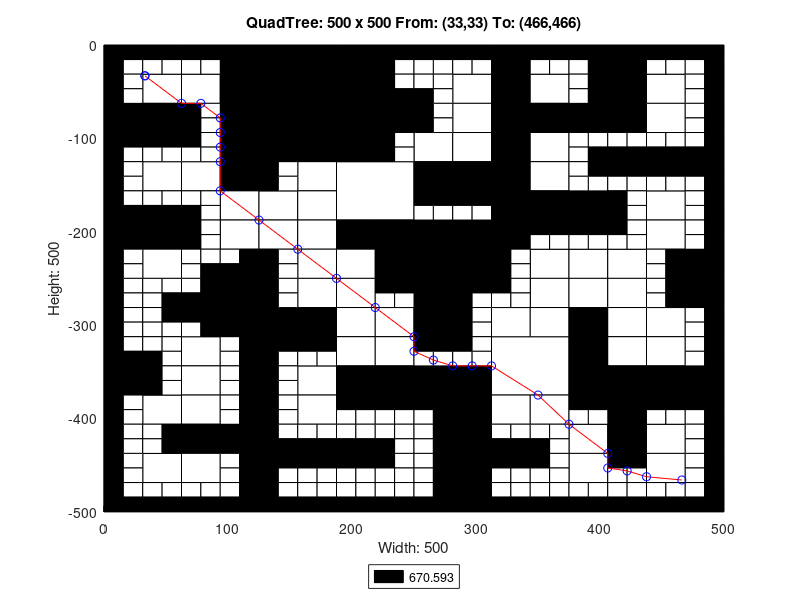

The MATLAB source for this figure:
axis([0 500 -500 0]);
title('QuadTree: 500 x 500 From: (33,33) To: (466,466)');
xlabel('Width: 500');
ylabel('Height: 500');
rectangle('Position',[125 -62.5 62.5 62.5], 'FaceColor',[0 0 0]);
rectangle('Position',[125 -125 62.5 62.5], 'FaceColor',[0 0 0]);
rectangle('Position',[187.5 -187.5 62.5 62.5], 'FaceColor',[1 1 1]);
rectangle('Position',[250 -250 62.5 62.5], 'FaceColor',[0 0 0]);
rectangle('Position',[312.5 -375 62.5 62.5], 'FaceColor',[1 1 1]);
rectangle('Position',[31.25 -62.5 31.25 31.25], 'FaceColor',[1 1 1]);
rectangle('Position',[93.75 -31.25 31.25 31.25], 'FaceColor',[0 0 0]);
rectangle('Position',[62.5 -62.5 31.25 31.25], 'FaceColor',[1 1 1]);
rectangle('Position',[93.75 -62.5 31.25 31.25], 'FaceColor',[0 0 0]);
rectangle('Position',[0 -93.75 31.25 31.25], 'FaceColor',[0 0 0]);
rectangle('Position',[31.25 -93.75 31.25 31.25], 'FaceColor',[0 0 0]);
rectangle('Position',[93.75 -93.75 31.25 31.25], 'FaceColor',[0 0 0]);
rectangle('Position',[93.75 -125 31.25 31.25], 'FaceColor',[0 0 0]);
rectangle('Position',[187.5 -31.25 31.25 31.25], 'FaceColor',[0 0 0]);
rectangle('Position',[187.5 -62.5 31.25 31.25], 'FaceColor',[0 0 0]);
rectangle('Position',[187.5 -93.75 31.25 31.25], 'FaceColor',[0 0 0]);
rectangle('Position',[218.75 -93.75 31.25 31.25], 'FaceColor',[0 0 0]);
rectangle('Position',[187.5 -125 31.25 31.25], 'FaceColor',[0 0 0]);
rectangle('Position',[31.25 -156.25 31.25 31.25], 'FaceColor',[1 1 1]);
rectangle('Position',[62.5 -156.25 31.25 31.25], 'FaceColor',[1 1 1]);
rectangle('Position',[93.75 -156.25 31.25 31.25], 'FaceColor',[0 0 0]);
rectangle('Position',[93.75 -187.5 31.25 31.25], 'FaceColor',[1 1 1]);
rectangle('Position',[0 -218.75 31.25 31.25], 'FaceColor',[0 0 0]);
rectangle('Position',[31.25 -218.75 31.25 31.25], 'FaceColor',[0 0 0]);
rectangle('Position',[31.25 -250 31.25 31.25], 'FaceColor',[1 1 1]);
rectangle('Position',[93.75 -218.75 31.25 31.25], 'FaceColor',[1 1 1]);
rectangle('Position',[156.25 -156.25 31.25 31.25], 'FaceColor',[1 1 1]);
rectangle('Position',[125 -187.5 31.25 31.25], 'FaceColor',[1 1 1]);
rectangle('Position',[156.25 -187.5 31.25 31.25], 'FaceColor',[1 1 1]);
rectangle('Position',[125 -218.75 31.25 31.25], 'FaceColor',[1 1 1]);
rectangle('Position',[156.25 -218.75 31.25 31.25], 'FaceColor',[1 1 1]);
rectangle('Position',[156.25 -250 31.25 31.25], 'FaceColor',[1 1 1]);
rectangle('Position',[187.5 -218.75 31.25 31.25], 'FaceColor',[0 0 0]);
rectangle('Position',[218.75 -218.75 31.25 31.25], 'FaceColor',[0 0 0]);
rectangle('Position',[187.5 -250 31.25 31.25], 'FaceColor',[1 1 1]);
rectangle('Position',[218.75 -250 31.25 31.25], 'FaceColor',[0 0 0]);
rectangle('Position',[281.25 -62.5 31.25 31.25], 'FaceColor',[1 1 1]);
rectangle('Position',[312.5 -31.25 31.25 31.25], 'FaceColor',[0 0 0]);
rectangle('Position',[312.5 -62.5 31.25 31.25], 'FaceColor',[0 0 0]);
rectangle('Position',[343.75 -62.5 31.25 31.25], 'FaceColor',[1 1 1]);
rectangle('Position',[281.25 -93.75 31.25 31.25], 'FaceColor',[1 1 1]);
rectangle('Position',[250 -125 31.25 31.25], 'FaceColor',[1 1 1]);
rectangle('Position',[281.25 -125 31.25 31.25], 'FaceColor',[1 1 1]);
rectangle('Position',[312.5 -93.75 31.25 31.25], 'FaceColor',[0 0 0]);
rectangle('Position',[343.75 -93.75 31.25 31.25], 'FaceColor',[0 0 0]);
rectangle('Position',[312.5 -125 31.25 31.25], 'FaceColor',[0 0 0]);
rectangle('Position',[343.75 -125 31.25 31.25], 'FaceColor',[1 1 1]);
rectangle('Position',[406.25 -31.25 31.25 31.25], 'FaceColor',[0 0 0]);
rectangle('Position',[406.25 -62.5 31.25 31.25], 'FaceColor',[0 0 0]);
rectangle('Position',[437.5 -62.5 31.25 31.25], 'FaceColor',[1 1 1]);
rectangle('Position',[375 -93.75 31.25 31.25], 'FaceColor',[0 0 0]);
rectangle('Position',[406.25 -93.75 31.25 31.25], 'FaceColor',[0 0 0]);
rectangle('Position',[437.5 -93.75 31.25 31.25], 'FaceColor',[1 1 1]);
rectangle('Position',[250 -156.25 31.25 31.25], 'FaceColor',[0 0 0]);
rectangle('Position',[281.25 -156.25 31.25 31.25], 'FaceColor',[0 0 0]);
rectangle('Position',[312.5 -156.25 31.25 31.25], 'FaceColor',[0 0 0]);
rectangle('Position',[343.75 -156.25 31.25 31.25], 'FaceColor',[1 1 1]);
rectangle('Position',[312.5 -187.5 31.25 31.25], 'FaceColor',[0 0 0]);
rectangle('Position',[343.75 -187.5 31.25 31.25], 'FaceColor',[0 0 0]);
rectangle('Position',[312.5 -218.75 31.25 31.25], 'FaceColor',[0 0 0]);
rectangle('Position',[343.75 -250 31.25 31.25], 'FaceColor',[1 1 1]);
rectangle('Position',[375 -187.5 31.25 31.25], 'FaceColor',[0 0 0]);
rectangle('Position',[437.5 -187.5 31.25 31.25], 'FaceColor',[1 1 1]);
rectangle('Position',[375 -250 31.25 31.25], 'FaceColor',[1 1 1]);
rectangle('Position',[406.25 -250 31.25 31.25], 'FaceColor',[1 1 1]);
rectangle('Position',[437.5 -218.75 31.25 31.25], 'FaceColor',[1 1 1]);
rectangle('Position',[468.75 -250 31.25 31.25], 'FaceColor',[0 0 0]);
rectangle('Position',[93.75 -281.25 31.25 31.25], 'FaceColor',[0 0 0]);
rectangle('Position',[93.75 -312.5 31.25 31.25], 'FaceColor',[0 0 0]);
rectangle('Position',[0 -375 31.25 31.25], 'FaceColor',[0 0 0]);
rectangle('Position',[62.5 -343.75 31.25 31.25], 'FaceColor',[1 1 1]);
rectangle('Position',[62.5 -375 31.25 31.25], 'FaceColor',[1 1 1]);
rectangle('Position',[156.25 -281.25 31.25 31.25], 'FaceColor',[1 1 1]);
rectangle('Position',[125 -312.5 31.25 31.25], 'FaceColor',[0 0 0]);
rectangle('Position',[156.25 -312.5 31.25 31.25], 'FaceColor',[0 0 0]);
rectangle('Position',[187.5 -281.25 31.25 31.25], 'FaceColor',[1 1 1]);
rectangle('Position',[187.5 -312.5 31.25 31.25], 'FaceColor',[1 1 1]);
rectangle('Position',[218.75 -312.5 31.25 31.25], 'FaceColor',[1 1 1]);
rectangle('Position',[156.25 -375 31.25 31.25], 'FaceColor',[1 1 1]);
rectangle('Position',[187.5 -343.75 31.25 31.25], 'FaceColor',[1 1 1]);
rectangle('Position',[218.75 -343.75 31.25 31.25], 'FaceColor',[1 1 1]);
rectangle('Position',[187.5 -375 31.25 31.25], 'FaceColor',[0 0 0]);
rectangle('Position',[218.75 -375 31.25 31.25], 'FaceColor',[0 0 0]);
rectangle('Position',[31.25 -406.25 31.25 31.25], 'FaceColor',[1 1 1]);
rectangle('Position',[62.5 -406.25 31.25 31.25], 'FaceColor',[1 1 1]);
rectangle('Position',[62.5 -437.5 31.25 31.25], 'FaceColor',[0 0 0]);
rectangle('Position',[93.75 -437.5 31.25 31.25], 'FaceColor',[0 0 0]);
rectangle('Position',[31.25 -468.75 31.25 31.25], 'FaceColor',[1 1 1]);
rectangle('Position',[62.5 -468.75 31.25 31.25], 'FaceColor',[1 1 1]);
rectangle('Position',[156.25 -406.25 31.25 31.25], 'FaceColor',[1 1 1]);
rectangle('Position',[250 -281.25 31.25 31.25], 'FaceColor',[0 0 0]);
rectangle('Position',[250 -312.5 31.25 31.25], 'FaceColor',[0 0 0]);
rectangle('Position',[343.75 -281.25 31.25 31.25], 'FaceColor',[1 1 1]);
rectangle('Position',[312.5 -312.5 31.25 31.25], 'FaceColor',[1 1 1]);
rectangle('Position',[343.75 -312.5 31.25 31.25], 'FaceColor',[1 1 1]);
rectangle('Position',[250 -375 31.25 31.25], 'FaceColor',[0 0 0]);
rectangle('Position',[281.25 -375 31.25 31.25], 'FaceColor',[0 0 0]);
rectangle('Position',[375 -281.25 31.25 31.25], 'FaceColor',[1 1 1]);
rectangle('Position',[406.25 -281.25 31.25 31.25], 'FaceColor',[1 1 1]);
rectangle('Position',[375 -312.5 31.25 31.25], 'FaceColor',[0 0 0]);
rectangle('Position',[406.25 -312.5 31.25 31.25], 'FaceColor',[1 1 1]);
rectangle('Position',[468.75 -281.25 31.25 31.25], 'FaceColor',[0 0 0]);
rectangle('Position',[437.5 -312.5 31.25 31.25], 'FaceColor',[1 1 1]);
rectangle('Position',[375 -343.75 31.25 31.25], 'FaceColor',[0 0 0]);
rectangle('Position',[406.25 -343.75 31.25 31.25], 'FaceColor',[1 1 1]);
rectangle('Position',[375 -375 31.25 31.25], 'FaceColor',[0 0 0]);
rectangle('Position',[406.25 -375 31.25 31.25], 'FaceColor',[0 0 0]);
rectangle('Position',[437.5 -343.75 31.25 31.25], 'FaceColor',[1 1 1]);
rectangle('Position',[437.5 -375 31.25 31.25], 'FaceColor',[0 0 0]);
rectangle('Position',[468.75 -375 31.25 31.25], 'FaceColor',[0 0 0]);
rectangle('Position',[281.25 -406.25 31.25 31.25], 'FaceColor',[0 0 0]);
rectangle('Position',[281.25 -437.5 31.25 31.25], 'FaceColor',[0 0 0]);
rectangle('Position',[312.5 -406.25 31.25 31.25], 'FaceColor',[1 1 1]);
rectangle('Position',[343.75 -406.25 31.25 31.25], 'FaceColor',[1 1 1]);
rectangle('Position',[281.25 -468.75 31.25 31.25], 'FaceColor',[0 0 0]);
rectangle('Position',[281.25 -500 31.25 31.25], 'FaceColor',[0 0 0]);
rectangle('Position',[406.25 -406.25 31.25 31.25], 'FaceColor',[0 0 0]);
rectangle('Position',[375 -437.5 31.25 31.25], 'FaceColor',[1 1 1]);
rectangle('Position',[406.25 -437.5 31.25 31.25], 'FaceColor',[0 0 0]);
rectangle('Position',[437.5 -437.5 31.25 31.25], 'FaceColor',[1 1 1]);
rectangle('Position',[375 -468.75 31.25 31.25], 'FaceColor',[1 1 1]);
rectangle('Position',[437.5 -468.75 31.25 31.25], 'FaceColor',[1 1 1]);
rectangle('Position',[0 -15.625 15.625 15.625], 'FaceColor',[0 0 0]);
rectangle('Position',[15.625 -15.625 15.625 15.625], 'FaceColor',[0 0 0]);
rectangle('Position',[0 -31.25 15.625 15.625], 'FaceColor',[0 0 0]);
rectangle('Position',[15.625 -31.25 15.625 15.625], 'FaceColor',[1 1 1]);
rectangle('Position',[31.25 -15.625 15.625 15.625], 'FaceColor',[0 0 0]);
rectangle('Position',[46.875 -15.625 15.625 15.625], 'FaceColor',[0 0 0]);
rectangle('Position',[31.25 -31.25 15.625 15.625], 'FaceColor',[1 1 1]);
rectangle('Position',[46.875 -31.25 15.625 15.625], 'FaceColor',[1 1 1]);
rectangle('Position',[0 -46.875 15.625 15.625], 'FaceColor',[0 0 0]);
rectangle('Position',[15.625 -46.875 15.625 15.625], 'FaceColor',[1 1 1]);
rectangle('Position',[0 -62.5 15.625 15.625], 'FaceColor',[0 0 0]);
rectangle('Position',[15.625 -62.5 15.625 15.625], 'FaceColor',[1 1 1]);
rectangle('Position',[62.5 -15.625 15.625 15.625], 'FaceColor',[0 0 0]);
rectangle('Position',[78.125 -15.625 15.625 15.625], 'FaceColor',[0 0 0]);
rectangle('Position',[62.5 -31.25 15.625 15.625], 'FaceColor',[1 1 1]);
rectangle('Position',[78.125 -31.25 15.625 15.625], 'FaceColor',[1 1 1]);
rectangle('Position',[0 -109.375 15.625 15.625], 'FaceColor',[0 0 0]);
rectangle('Position',[15.625 -109.375 15.625 15.625], 'FaceColor',[0 0 0]);
rectangle('Position',[0 -125 15.625 15.625], 'FaceColor',[0 0 0]);
rectangle('Position',[15.625 -125 15.625 15.625], 'FaceColor',[1 1 1]);
rectangle('Position',[31.25 -109.375 15.625 15.625], 'FaceColor',[0 0 0]);
rectangle('Position',[46.875 -109.375 15.625 15.625], 'FaceColor',[0 0 0]);
rectangle('Position',[31.25 -125 15.625 15.625], 'FaceColor',[1 1 1]);
rectangle('Position',[46.875 -125 15.625 15.625], 'FaceColor',[1 1 1]);
rectangle('Position',[62.5 -78.125 15.625 15.625], 'FaceColor',[0 0 0]);
rectangle('Position',[78.125 -78.125 15.625 15.625], 'FaceColor',[1 1 1]);
rectangle('Position',[62.5 -93.75 15.625 15.625], 'FaceColor',[0 0 0]);
rectangle('Position',[78.125 -93.75 15.625 15.625], 'FaceColor',[1 1 1]);
rectangle('Position',[62.5 -109.375 15.625 15.625], 'FaceColor',[0 0 0]);
rectangle('Position',[78.125 -109.375 15.625 15.625], 'FaceColor',[1 1 1]);
rectangle('Position',[62.5 -125 15.625 15.625], 'FaceColor',[1 1 1]);
rectangle('Position',[78.125 -125 15.625 15.625], 'FaceColor',[1 1 1]);
rectangle('Position',[218.75 -15.625 15.625 15.625], 'FaceColor',[0 0 0]);
rectangle('Position',[234.375 -15.625 15.625 15.625], 'FaceColor',[0 0 0]);
rectangle('Position',[218.75 -31.25 15.625 15.625], 'FaceColor',[0 0 0]);
rectangle('Position',[234.375 -31.25 15.625 15.625], 'FaceColor',[1 1 1]);
rectangle('Position',[218.75 -46.875 15.625 15.625], 'FaceColor',[0 0 0]);
rectangle('Position',[234.375 -46.875 15.625 15.625], 'FaceColor',[1 1 1]);
rectangle('Position',[218.75 -62.5 15.625 15.625], 'FaceColor',[0 0 0]);
rectangle('Position',[234.375 -62.5 15.625 15.625], 'FaceColor',[0 0 0]);
rectangle('Position',[218.75 -109.375 15.625 15.625], 'FaceColor',[0 0 0]);
rectangle('Position',[234.375 -109.375 15.625 15.625], 'FaceColor',[1 1 1]);
rectangle('Position',[218.75 -125 15.625 15.625], 'FaceColor',[0 0 0]);
rectangle('Position',[234.375 -125 15.625 15.625], 'FaceColor',[1 1 1]);
rectangle('Position',[0 -140.625 15.625 15.625], 'FaceColor',[0 0 0]);
rectangle('Position',[15.625 -140.625 15.625 15.625], 'FaceColor',[1 1 1]);
rectangle('Position',[0 -156.25 15.625 15.625], 'FaceColor',[0 0 0]);
rectangle('Position',[15.625 -156.25 15.625 15.625], 'FaceColor',[1 1 1]);
rectangle('Position',[0 -171.875 15.625 15.625], 'FaceColor',[0 0 0]);
rectangle('Position',[15.625 -171.875 15.625 15.625], 'FaceColor',[1 1 1]);
rectangle('Position',[0 -187.5 15.625 15.625], 'FaceColor',[0 0 0]);
rectangle('Position',[15.625 -187.5 15.625 15.625], 'FaceColor',[0 0 0]);
rectangle('Position',[31.25 -171.875 15.625 15.625], 'FaceColor',[1 1 1]);
rectangle('Position',[46.875 -171.875 15.625 15.625], 'FaceColor',[1 1 1]);
rectangle('Position',[31.25 -187.5 15.625 15.625], 'FaceColor',[0 0 0]);
rectangle('Position',[46.875 -187.5 15.625 15.625], 'FaceColor',[0 0 0]);
rectangle('Position',[62.5 -171.875 15.625 15.625], 'FaceColor',[1 1 1]);
rectangle('Position',[78.125 -171.875 15.625 15.625], 'FaceColor',[1 1 1]);
rectangle('Position',[62.5 -187.5 15.625 15.625], 'FaceColor',[0 0 0]);
rectangle('Position',[78.125 -187.5 15.625 15.625], 'FaceColor',[1 1 1]);
rectangle('Position',[0 -234.375 15.625 15.625], 'FaceColor',[0 0 0]);
rectangle('Position',[15.625 -234.375 15.625 15.625], 'FaceColor',[1 1 1]);
rectangle('Position',[0 -250 15.625 15.625], 'FaceColor',[0 0 0]);
rectangle('Position',[15.625 -250 15.625 15.625], 'FaceColor',[1 1 1]);
rectangle('Position',[62.5 -203.125 15.625 15.625], 'FaceColor',[0 0 0]);
rectangle('Position',[78.125 -203.125 15.625 15.625], 'FaceColor',[1 1 1]);
rectangle('Position',[62.5 -218.75 15.625 15.625], 'FaceColor',[0 0 0]);
rectangle('Position',[78.125 -218.75 15.625 15.625], 'FaceColor',[1 1 1]);
rectangle('Position',[62.5 -234.375 15.625 15.625], 'FaceColor',[1 1 1]);
rectangle('Position',[78.125 -234.375 15.625 15.625], 'FaceColor',[1 1 1]);
rectangle('Position',[62.5 -250 15.625 15.625], 'FaceColor',[1 1 1]);
rectangle('Position',[78.125 -250 15.625 15.625], 'FaceColor',[0 0 0]);
rectangle('Position',[93.75 -234.375 15.625 15.625], 'FaceColor',[1 1 1]);
rectangle('Position',[109.375 -234.375 15.625 15.625], 'FaceColor',[0 0 0]);
rectangle('Position',[93.75 -250 15.625 15.625], 'FaceColor',[0 0 0]);
rectangle('Position',[109.375 -250 15.625 15.625], 'FaceColor',[0 0 0]);
rectangle('Position',[125 -140.625 15.625 15.625], 'FaceColor',[0 0 0]);
rectangle('Position',[140.625 -140.625 15.625 15.625], 'FaceColor',[1 1 1]);
rectangle('Position',[125 -156.25 15.625 15.625], 'FaceColor',[0 0 0]);
rectangle('Position',[140.625 -156.25 15.625 15.625], 'FaceColor',[1 1 1]);
rectangle('Position',[125 -234.375 15.625 15.625], 'FaceColor',[0 0 0]);
rectangle('Position',[140.625 -234.375 15.625 15.625], 'FaceColor',[1 1 1]);
rectangle('Position',[125 -250 15.625 15.625], 'FaceColor',[0 0 0]);
rectangle('Position',[140.625 -250 15.625 15.625], 'FaceColor',[1 1 1]);
rectangle('Position',[250 -15.625 15.625 15.625], 'FaceColor',[0 0 0]);
rectangle('Position',[265.625 -15.625 15.625 15.625], 'FaceColor',[0 0 0]);
rectangle('Position',[250 -31.25 15.625 15.625], 'FaceColor',[1 1 1]);
rectangle('Position',[265.625 -31.25 15.625 15.625], 'FaceColor',[1 1 1]);
rectangle('Position',[281.25 -15.625 15.625 15.625], 'FaceColor',[0 0 0]);
rectangle('Position',[296.875 -15.625 15.625 15.625], 'FaceColor',[0 0 0]);
rectangle('Position',[281.25 -31.25 15.625 15.625], 'FaceColor',[1 1 1]);
rectangle('Position',[296.875 -31.25 15.625 15.625], 'FaceColor',[1 1 1]);
rectangle('Position',[250 -46.875 15.625 15.625], 'FaceColor',[1 1 1]);
rectangle('Position',[265.625 -46.875 15.625 15.625], 'FaceColor',[1 1 1]);
rectangle('Position',[250 -62.5 15.625 15.625], 'FaceColor',[0 0 0]);
rectangle('Position',[265.625 -62.5 15.625 15.625], 'FaceColor',[1 1 1]);
rectangle('Position',[343.75 -15.625 15.625 15.625], 'FaceColor',[0 0 0]);
rectangle('Position',[359.375 -15.625 15.625 15.625], 'FaceColor',[0 0 0]);
rectangle('Position',[343.75 -31.25 15.625 15.625], 'FaceColor',[1 1 1]);
rectangle('Position',[359.375 -31.25 15.625 15.625], 'FaceColor',[1 1 1]);
rectangle('Position',[250 -78.125 15.625 15.625], 'FaceColor',[0 0 0]);
rectangle('Position',[265.625 -78.125 15.625 15.625], 'FaceColor',[1 1 1]);
rectangle('Position',[250 -93.75 15.625 15.625], 'FaceColor',[0 0 0]);
rectangle('Position',[265.625 -93.75 15.625 15.625], 'FaceColor',[1 1 1]);
rectangle('Position',[375 -15.625 15.625 15.625], 'FaceColor',[0 0 0]);
rectangle('Position',[390.625 -15.625 15.625 15.625], 'FaceColor',[0 0 0]);
rectangle('Position',[375 -31.25 15.625 15.625], 'FaceColor',[1 1 1]);
rectangle('Position',[390.625 -31.25 15.625 15.625], 'FaceColor',[0 0 0]);
rectangle('Position',[375 -46.875 15.625 15.625], 'FaceColor',[1 1 1]);
rectangle('Position',[390.625 -46.875 15.625 15.625], 'FaceColor',[0 0 0]);
rectangle('Position',[375 -62.5 15.625 15.625], 'FaceColor',[1 1 1]);
rectangle('Position',[390.625 -62.5 15.625 15.625], 'FaceColor',[0 0 0]);
rectangle('Position',[437.5 -15.625 15.625 15.625], 'FaceColor',[0 0 0]);
rectangle('Position',[453.125 -15.625 15.625 15.625], 'FaceColor',[0 0 0]);
rectangle('Position',[437.5 -31.25 15.625 15.625], 'FaceColor',[1 1 1]);
rectangle('Position',[453.125 -31.25 15.625 15.625], 'FaceColor',[1 1 1]);
rectangle('Position',[468.75 -15.625 15.625 15.625], 'FaceColor',[0 0 0]);
rectangle('Position',[484.375 -15.625 15.625 15.625], 'FaceColor',[0 0 0]);
rectangle('Position',[468.75 -31.25 15.625 15.625], 'FaceColor',[1 1 1]);
rectangle('Position',[484.375 -31.25 15.625 15.625], 'FaceColor',[0 0 0]);
rectangle('Position',[468.75 -46.875 15.625 15.625], 'FaceColor',[1 1 1]);
rectangle('Position',[484.375 -46.875 15.625 15.625], 'FaceColor',[0 0 0]);
rectangle('Position',[468.75 -62.5 15.625 15.625], 'FaceColor',[1 1 1]);
rectangle('Position',[484.375 -62.5 15.625 15.625], 'FaceColor',[0 0 0]);
rectangle('Position',[375 -109.375 15.625 15.625], 'FaceColor',[1 1 1]);
rectangle('Position',[390.625 -109.375 15.625 15.625], 'FaceColor',[1 1 1]);
rectangle('Position',[375 -125 15.625 15.625], 'FaceColor',[1 1 1]);
rectangle('Position',[390.625 -125 15.625 15.625], 'FaceColor',[0 0 0]);
rectangle('Position',[406.25 -109.375 15.625 15.625], 'FaceColor',[1 1 1]);
rectangle('Position',[421.875 -109.375 15.625 15.625], 'FaceColor',[1 1 1]);
rectangle('Position',[406.25 -125 15.625 15.625], 'FaceColor',[0 0 0]);
rectangle('Position',[421.875 -125 15.625 15.625], 'FaceColor',[0 0 0]);
rectangle('Position',[468.75 -78.125 15.625 15.625], 'FaceColor',[1 1 1]);
rectangle('Position',[484.375 -78.125 15.625 15.625], 'FaceColor',[0 0 0]);
rectangle('Position',[468.75 -93.75 15.625 15.625], 'FaceColor',[1 1 1]);
rectangle('Position',[484.375 -93.75 15.625 15.625], 'FaceColor',[0 0 0]);
rectangle('Position',[437.5 -109.375 15.625 15.625], 'FaceColor',[1 1 1]);
rectangle('Position',[453.125 -109.375 15.625 15.625], 'FaceColor',[1 1 1]);
rectangle('Position',[437.5 -125 15.625 15.625], 'FaceColor',[0 0 0]);
rectangle('Position',[453.125 -125 15.625 15.625], 'FaceColor',[0 0 0]);
rectangle('Position',[468.75 -109.375 15.625 15.625], 'FaceColor',[1 1 1]);
rectangle('Position',[484.375 -109.375 15.625 15.625], 'FaceColor',[0 0 0]);
rectangle('Position',[468.75 -125 15.625 15.625], 'FaceColor',[0 0 0]);
rectangle('Position',[484.375 -125 15.625 15.625], 'FaceColor',[0 0 0]);
rectangle('Position',[250 -171.875 15.625 15.625], 'FaceColor',[0 0 0]);
rectangle('Position',[265.625 -171.875 15.625 15.625], 'FaceColor',[0 0 0]);
rectangle('Position',[250 -187.5 15.625 15.625], 'FaceColor',[1 1 1]);
rectangle('Position',[265.625 -187.5 15.625 15.625], 'FaceColor',[1 1 1]);
rectangle('Position',[281.25 -171.875 15.625 15.625], 'FaceColor',[0 0 0]);
rectangle('Position',[296.875 -171.875 15.625 15.625], 'FaceColor',[0 0 0]);
rectangle('Position',[281.25 -187.5 15.625 15.625], 'FaceColor',[1 1 1]);
rectangle('Position',[296.875 -187.5 15.625 15.625], 'FaceColor',[1 1 1]);
rectangle('Position',[343.75 -203.125 15.625 15.625], 'FaceColor',[0 0 0]);
rectangle('Position',[359.375 -203.125 15.625 15.625], 'FaceColor',[0 0 0]);
rectangle('Position',[343.75 -218.75 15.625 15.625], 'FaceColor',[1 1 1]);
rectangle('Position',[359.375 -218.75 15.625 15.625], 'FaceColor',[1 1 1]);
rectangle('Position',[312.5 -234.375 15.625 15.625], 'FaceColor',[0 0 0]);
rectangle('Position',[328.125 -234.375 15.625 15.625], 'FaceColor',[1 1 1]);
rectangle('Position',[312.5 -250 15.625 15.625], 'FaceColor',[0 0 0]);
rectangle('Position',[328.125 -250 15.625 15.625], 'FaceColor',[1 1 1]);
rectangle('Position',[375 -140.625 15.625 15.625], 'FaceColor',[1 1 1]);
rectangle('Position',[390.625 -140.625 15.625 15.625], 'FaceColor',[0 0 0]);
rectangle('Position',[375 -156.25 15.625 15.625], 'FaceColor',[1 1 1]);
rectangle('Position',[390.625 -156.25 15.625 15.625], 'FaceColor',[1 1 1]);
rectangle('Position',[406.25 -140.625 15.625 15.625], 'FaceColor',[0 0 0]);
rectangle('Position',[421.875 -140.625 15.625 15.625], 'FaceColor',[0 0 0]);
rectangle('Position',[406.25 -156.25 15.625 15.625], 'FaceColor',[1 1 1]);
rectangle('Position',[421.875 -156.25 15.625 15.625], 'FaceColor',[1 1 1]);
rectangle('Position',[406.25 -171.875 15.625 15.625], 'FaceColor',[0 0 0]);
rectangle('Position',[421.875 -171.875 15.625 15.625], 'FaceColor',[1 1 1]);
rectangle('Position',[406.25 -187.5 15.625 15.625], 'FaceColor',[0 0 0]);
rectangle('Position',[421.875 -187.5 15.625 15.625], 'FaceColor',[1 1 1]);
rectangle('Position',[437.5 -140.625 15.625 15.625], 'FaceColor',[0 0 0]);
rectangle('Position',[453.125 -140.625 15.625 15.625], 'FaceColor',[0 0 0]);
rectangle('Position',[437.5 -156.25 15.625 15.625], 'FaceColor',[1 1 1]);
rectangle('Position',[453.125 -156.25 15.625 15.625], 'FaceColor',[1 1 1]);
rectangle('Position',[468.75 -140.625 15.625 15.625], 'FaceColor',[0 0 0]);
rectangle('Position',[484.375 -140.625 15.625 15.625], 'FaceColor',[0 0 0]);
rectangle('Position',[468.75 -156.25 15.625 15.625], 'FaceColor',[1 1 1]);
rectangle('Position',[484.375 -156.25 15.625 15.625], 'FaceColor',[0 0 0]);
rectangle('Position',[468.75 -171.875 15.625 15.625], 'FaceColor',[1 1 1]);
rectangle('Position',[484.375 -171.875 15.625 15.625], 'FaceColor',[0 0 0]);
rectangle('Position',[468.75 -187.5 15.625 15.625], 'FaceColor',[1 1 1]);
rectangle('Position',[484.375 -187.5 15.625 15.625], 'FaceColor',[0 0 0]);
rectangle('Position',[375 -203.125 15.625 15.625], 'FaceColor',[0 0 0]);
rectangle('Position',[390.625 -203.125 15.625 15.625], 'FaceColor',[0 0 0]);
rectangle('Position',[375 -218.75 15.625 15.625], 'FaceColor',[1 1 1]);
rectangle('Position',[390.625 -218.75 15.625 15.625], 'FaceColor',[1 1 1]);
rectangle('Position',[406.25 -203.125 15.625 15.625], 'FaceColor',[0 0 0]);
rectangle('Position',[421.875 -203.125 15.625 15.625], 'FaceColor',[1 1 1]);
rectangle('Position',[406.25 -218.75 15.625 15.625], 'FaceColor',[1 1 1]);
rectangle('Position',[421.875 -218.75 15.625 15.625], 'FaceColor',[1 1 1]);
rectangle('Position',[468.75 -203.125 15.625 15.625], 'FaceColor',[1 1 1]);
rectangle('Position',[484.375 -203.125 15.625 15.625], 'FaceColor',[0 0 0]);
rectangle('Position',[468.75 -218.75 15.625 15.625], 'FaceColor',[1 1 1]);
rectangle('Position',[484.375 -218.75 15.625 15.625], 'FaceColor',[0 0 0]);
rectangle('Position',[437.5 -234.375 15.625 15.625], 'FaceColor',[1 1 1]);
rectangle('Position',[453.125 -234.375 15.625 15.625], 'FaceColor',[0 0 0]);
rectangle('Position',[437.5 -250 15.625 15.625], 'FaceColor',[1 1 1]);
rectangle('Position',[453.125 -250 15.625 15.625], 'FaceColor',[0 0 0]);
rectangle('Position',[0 -265.625 15.625 15.625], 'FaceColor',[0 0 0]);
rectangle('Position',[15.625 -265.625 15.625 15.625], 'FaceColor',[1 1 1]);
rectangle('Position',[0 -281.25 15.625 15.625], 'FaceColor',[0 0 0]);
rectangle('Position',[15.625 -281.25 15.625 15.625], 'FaceColor',[1 1 1]);
rectangle('Position',[31.25 -265.625 15.625 15.625], 'FaceColor',[1 1 1]);
rectangle('Position',[46.875 -265.625 15.625 15.625], 'FaceColor',[1 1 1]);
rectangle('Position',[31.25 -281.25 15.625 15.625], 'FaceColor',[1 1 1]);
rectangle('Position',[46.875 -281.25 15.625 15.625], 'FaceColor',[0 0 0]);
rectangle('Position',[0 -296.875 15.625 15.625], 'FaceColor',[0 0 0]);
rectangle('Position',[15.625 -296.875 15.625 15.625], 'FaceColor',[1 1 1]);
rectangle('Position',[0 -312.5 15.625 15.625], 'FaceColor',[0 0 0]);
rectangle('Position',[15.625 -312.5 15.625 15.625], 'FaceColor',[1 1 1]);
rectangle('Position',[31.25 -296.875 15.625 15.625], 'FaceColor',[1 1 1]);
rectangle('Position',[46.875 -296.875 15.625 15.625], 'FaceColor',[0 0 0]);
rectangle('Position',[31.25 -312.5 15.625 15.625], 'FaceColor',[1 1 1]);
rectangle('Position',[46.875 -312.5 15.625 15.625], 'FaceColor',[1 1 1]);
rectangle('Position',[62.5 -265.625 15.625 15.625], 'FaceColor',[1 1 1]);
rectangle('Position',[78.125 -265.625 15.625 15.625], 'FaceColor',[0 0 0]);
rectangle('Position',[62.5 -281.25 15.625 15.625], 'FaceColor',[0 0 0]);
rectangle('Position',[78.125 -281.25 15.625 15.625], 'FaceColor',[0 0 0]);
rectangle('Position',[62.5 -296.875 15.625 15.625], 'FaceColor',[0 0 0]);
rectangle('Position',[78.125 -296.875 15.625 15.625], 'FaceColor',[0 0 0]);
rectangle('Position',[62.5 -312.5 15.625 15.625], 'FaceColor',[1 1 1]);
rectangle('Position',[78.125 -312.5 15.625 15.625], 'FaceColor',[0 0 0]);
rectangle('Position',[0 -328.125 15.625 15.625], 'FaceColor',[0 0 0]);
rectangle('Position',[15.625 -328.125 15.625 15.625], 'FaceColor',[1 1 1]);
rectangle('Position',[0 -343.75 15.625 15.625], 'FaceColor',[0 0 0]);
rectangle('Position',[15.625 -343.75 15.625 15.625], 'FaceColor',[0 0 0]);
rectangle('Position',[31.25 -328.125 15.625 15.625], 'FaceColor',[1 1 1]);
rectangle('Position',[46.875 -328.125 15.625 15.625], 'FaceColor',[1 1 1]);
rectangle('Position',[31.25 -343.75 15.625 15.625], 'FaceColor',[0 0 0]);
rectangle('Position',[46.875 -343.75 15.625 15.625], 'FaceColor',[1 1 1]);
rectangle('Position',[31.25 -359.375 15.625 15.625], 'FaceColor',[0 0 0]);
rectangle('Position',[46.875 -359.375 15.625 15.625], 'FaceColor',[1 1 1]);
rectangle('Position',[31.25 -375 15.625 15.625], 'FaceColor',[0 0 0]);
rectangle('Position',[46.875 -375 15.625 15.625], 'FaceColor',[1 1 1]);
rectangle('Position',[93.75 -328.125 15.625 15.625], 'FaceColor',[1 1 1]);
rectangle('Position',[109.375 -328.125 15.625 15.625], 'FaceColor',[0 0 0]);
rectangle('Position',[93.75 -343.75 15.625 15.625], 'FaceColor',[1 1 1]);
rectangle('Position',[109.375 -343.75 15.625 15.625], 'FaceColor',[0 0 0]);
rectangle('Position',[93.75 -359.375 15.625 15.625], 'FaceColor',[1 1 1]);
rectangle('Position',[109.375 -359.375 15.625 15.625], 'FaceColor',[0 0 0]);
rectangle('Position',[93.75 -375 15.625 15.625], 'FaceColor',[1 1 1]);
rectangle('Position',[109.375 -375 15.625 15.625], 'FaceColor',[0 0 0]);
rectangle('Position',[125 -265.625 15.625 15.625], 'FaceColor',[0 0 0]);
rectangle('Position',[140.625 -265.625 15.625 15.625], 'FaceColor',[1 1 1]);
rectangle('Position',[125 -281.25 15.625 15.625], 'FaceColor',[0 0 0]);
rectangle('Position',[140.625 -281.25 15.625 15.625], 'FaceColor',[1 1 1]);
rectangle('Position',[218.75 -265.625 15.625 15.625], 'FaceColor',[0 0 0]);
rectangle('Position',[234.375 -265.625 15.625 15.625], 'FaceColor',[0 0 0]);
rectangle('Position',[218.75 -281.25 15.625 15.625], 'FaceColor',[1 1 1]);
rectangle('Position',[234.375 -281.25 15.625 15.625], 'FaceColor',[1 1 1]);
rectangle('Position',[125 -328.125 15.625 15.625], 'FaceColor',[0 0 0]);
rectangle('Position',[140.625 -328.125 15.625 15.625], 'FaceColor',[0 0 0]);
rectangle('Position',[125 -343.75 15.625 15.625], 'FaceColor',[0 0 0]);
rectangle('Position',[140.625 -343.75 15.625 15.625], 'FaceColor',[1 1 1]);
rectangle('Position',[156.25 -328.125 15.625 15.625], 'FaceColor',[0 0 0]);
rectangle('Position',[171.875 -328.125 15.625 15.625], 'FaceColor',[0 0 0]);
rectangle('Position',[156.25 -343.75 15.625 15.625], 'FaceColor',[1 1 1]);
rectangle('Position',[171.875 -343.75 15.625 15.625], 'FaceColor',[1 1 1]);
rectangle('Position',[125 -359.375 15.625 15.625], 'FaceColor',[0 0 0]);
rectangle('Position',[140.625 -359.375 15.625 15.625], 'FaceColor',[1 1 1]);
rectangle('Position',[125 -375 15.625 15.625], 'FaceColor',[0 0 0]);
rectangle('Position',[140.625 -375 15.625 15.625], 'FaceColor',[1 1 1]);
rectangle('Position',[0 -390.625 15.625 15.625], 'FaceColor',[0 0 0]);
rectangle('Position',[15.625 -390.625 15.625 15.625], 'FaceColor',[1 1 1]);
rectangle('Position',[0 -406.25 15.625 15.625], 'FaceColor',[0 0 0]);
rectangle('Position',[15.625 -406.25 15.625 15.625], 'FaceColor',[1 1 1]);
rectangle('Position',[0 -421.875 15.625 15.625], 'FaceColor',[0 0 0]);
rectangle('Position',[15.625 -421.875 15.625 15.625], 'FaceColor',[1 1 1]);
rectangle('Position',[0 -437.5 15.625 15.625], 'FaceColor',[0 0 0]);
rectangle('Position',[15.625 -437.5 15.625 15.625], 'FaceColor',[1 1 1]);
rectangle('Position',[31.25 -421.875 15.625 15.625], 'FaceColor',[1 1 1]);
rectangle('Position',[46.875 -421.875 15.625 15.625], 'FaceColor',[0 0 0]);
rectangle('Position',[31.25 -437.5 15.625 15.625], 'FaceColor',[1 1 1]);
rectangle('Position',[46.875 -437.5 15.625 15.625], 'FaceColor',[0 0 0]);
rectangle('Position',[93.75 -390.625 15.625 15.625], 'FaceColor',[1 1 1]);
rectangle('Position',[109.375 -390.625 15.625 15.625], 'FaceColor',[0 0 0]);
rectangle('Position',[93.75 -406.25 15.625 15.625], 'FaceColor',[1 1 1]);
rectangle('Position',[109.375 -406.25 15.625 15.625], 'FaceColor',[0 0 0]);
rectangle('Position',[0 -453.125 15.625 15.625], 'FaceColor',[0 0 0]);
rectangle('Position',[15.625 -453.125 15.625 15.625], 'FaceColor',[1 1 1]);
rectangle('Position',[0 -468.75 15.625 15.625], 'FaceColor',[0 0 0]);
rectangle('Position',[15.625 -468.75 15.625 15.625], 'FaceColor',[1 1 1]);
rectangle('Position',[0 -484.375 15.625 15.625], 'FaceColor',[0 0 0]);
rectangle('Position',[15.625 -484.375 15.625 15.625], 'FaceColor',[1 1 1]);
rectangle('Position',[0 -500 15.625 15.625], 'FaceColor',[0 0 0]);
rectangle('Position',[15.625 -500 15.625 15.625], 'FaceColor',[0 0 0]);
rectangle('Position',[31.25 -484.375 15.625 15.625], 'FaceColor',[1 1 1]);
rectangle('Position',[46.875 -484.375 15.625 15.625], 'FaceColor',[1 1 1]);
rectangle('Position',[31.25 -500 15.625 15.625], 'FaceColor',[0 0 0]);
rectangle('Position',[46.875 -500 15.625 15.625], 'FaceColor',[0 0 0]);
rectangle('Position',[93.75 -453.125 15.625 15.625], 'FaceColor',[1 1 1]);
rectangle('Position',[109.375 -453.125 15.625 15.625], 'FaceColor',[0 0 0]);
rectangle('Position',[93.75 -468.75 15.625 15.625], 'FaceColor',[1 1 1]);
rectangle('Position',[109.375 -468.75 15.625 15.625], 'FaceColor',[0 0 0]);
rectangle('Position',[62.5 -484.375 15.625 15.625], 'FaceColor',[1 1 1]);
rectangle('Position',[78.125 -484.375 15.625 15.625], 'FaceColor',[1 1 1]);
rectangle('Position',[62.5 -500 15.625 15.625], 'FaceColor',[0 0 0]);
rectangle('Position',[78.125 -500 15.625 15.625], 'FaceColor',[0 0 0]);
rectangle('Position',[93.75 -484.375 15.625 15.625], 'FaceColor',[1 1 1]);
rectangle('Position',[109.375 -484.375 15.625 15.625], 'FaceColor',[0 0 0]);
rectangle('Position',[93.75 -500 15.625 15.625], 'FaceColor',[0 0 0]);
rectangle('Position',[109.375 -500 15.625 15.625], 'FaceColor',[0 0 0]);
rectangle('Position',[125 -390.625 15.625 15.625], 'FaceColor',[0 0 0]);
rectangle('Position',[140.625 -390.625 15.625 15.625], 'FaceColor',[1 1 1]);
rectangle('Position',[125 -406.25 15.625 15.625], 'FaceColor',[0 0 0]);
rectangle('Position',[140.625 -406.25 15.625 15.625], 'FaceColor',[1 1 1]);
rectangle('Position',[125 -421.875 15.625 15.625], 'FaceColor',[0 0 0]);
rectangle('Position',[140.625 -421.875 15.625 15.625], 'FaceColor',[1 1 1]);
rectangle('Position',[125 -437.5 15.625 15.625], 'FaceColor',[0 0 0]);
rectangle('Position',[140.625 -437.5 15.625 15.625], 'FaceColor',[0 0 0]);
rectangle('Position',[156.25 -421.875 15.625 15.625], 'FaceColor',[1 1 1]);
rectangle('Position',[171.875 -421.875 15.625 15.625], 'FaceColor',[1 1 1]);
rectangle('Position',[156.25 -437.5 15.625 15.625], 'FaceColor',[0 0 0]);
rectangle('Position',[171.875 -437.5 15.625 15.625], 'FaceColor',[0 0 0]);
rectangle('Position',[187.5 -390.625 15.625 15.625], 'FaceColor',[0 0 0]);
rectangle('Position',[203.125 -390.625 15.625 15.625], 'FaceColor',[0 0 0]);
rectangle('Position',[187.5 -406.25 15.625 15.625], 'FaceColor',[1 1 1]);
rectangle('Position',[203.125 -406.25 15.625 15.625], 'FaceColor',[1 1 1]);
rectangle('Position',[218.75 -390.625 15.625 15.625], 'FaceColor',[0 0 0]);
rectangle('Position',[234.375 -390.625 15.625 15.625], 'FaceColor',[0 0 0]);
rectangle('Position',[218.75 -406.25 15.625 15.625], 'FaceColor',[1 1 1]);
rectangle('Position',[234.375 -406.25 15.625 15.625], 'FaceColor',[1 1 1]);
rectangle('Position',[187.5 -421.875 15.625 15.625], 'FaceColor',[1 1 1]);
rectangle('Position',[203.125 -421.875 15.625 15.625], 'FaceColor',[1 1 1]);
rectangle('Position',[187.5 -437.5 15.625 15.625], 'FaceColor',[0 0 0]);
rectangle('Position',[203.125 -437.5 15.625 15.625], 'FaceColor',[0 0 0]);
rectangle('Position',[218.75 -421.875 15.625 15.625], 'FaceColor',[1 1 1]);
rectangle('Position',[234.375 -421.875 15.625 15.625], 'FaceColor',[1 1 1]);
rectangle('Position',[218.75 -437.5 15.625 15.625], 'FaceColor',[0 0 0]);
rectangle('Position',[234.375 -437.5 15.625 15.625], 'FaceColor',[1 1 1]);
rectangle('Position',[125 -453.125 15.625 15.625], 'FaceColor',[0 0 0]);
rectangle('Position',[140.625 -453.125 15.625 15.625], 'FaceColor',[0 0 0]);
rectangle('Position',[125 -468.75 15.625 15.625], 'FaceColor',[0 0 0]);
rectangle('Position',[140.625 -468.75 15.625 15.625], 'FaceColor',[1 1 1]);
rectangle('Position',[156.25 -453.125 15.625 15.625], 'FaceColor',[0 0 0]);
rectangle('Position',[171.875 -453.125 15.625 15.625], 'FaceColor',[0 0 0]);
rectangle('Position',[156.25 -468.75 15.625 15.625], 'FaceColor',[1 1 1]);
rectangle('Position',[171.875 -468.75 15.625 15.625], 'FaceColor',[1 1 1]);
rectangle('Position',[125 -484.375 15.625 15.625], 'FaceColor',[0 0 0]);
rectangle('Position',[140.625 -484.375 15.625 15.625], 'FaceColor',[1 1 1]);
rectangle('Position',[125 -500 15.625 15.625], 'FaceColor',[0 0 0]);
rectangle('Position',[140.625 -500 15.625 15.625], 'FaceColor',[0 0 0]);
rectangle('Position',[156.25 -484.375 15.625 15.625], 'FaceColor',[1 1 1]);
rectangle('Position',[171.875 -484.375 15.625 15.625], 'FaceColor',[1 1 1]);
rectangle('Position',[156.25 -500 15.625 15.625], 'FaceColor',[0 0 0]);
rectangle('Position',[171.875 -500 15.625 15.625], 'FaceColor',[0 0 0]);
rectangle('Position',[187.5 -453.125 15.625 15.625], 'FaceColor',[0 0 0]);
rectangle('Position',[203.125 -453.125 15.625 15.625], 'FaceColor',[0 0 0]);
rectangle('Position',[187.5 -468.75 15.625 15.625], 'FaceColor',[1 1 1]);
rectangle('Position',[203.125 -468.75 15.625 15.625], 'FaceColor',[1 1 1]);
rectangle('Position',[218.75 -453.125 15.625 15.625], 'FaceColor',[0 0 0]);
rectangle('Position',[234.375 -453.125 15.625 15.625], 'FaceColor',[1 1 1]);
rectangle('Position',[218.75 -468.75 15.625 15.625], 'FaceColor',[1 1 1]);
rectangle('Position',[234.375 -468.75 15.625 15.625], 'FaceColor',[1 1 1]);
rectangle('Position',[187.5 -484.375 15.625 15.625], 'FaceColor',[1 1 1]);
rectangle('Position',[203.125 -484.375 15.625 15.625], 'FaceColor',[1 1 1]);
rectangle('Position',[187.5 -500 15.625 15.625], 'FaceColor',[0 0 0]);
rectangle('Position',[203.125 -500 15.625 15.625], 'FaceColor',[0 0 0]);
rectangle('Position',[218.75 -484.375 15.625 15.625], 'FaceColor',[1 1 1]);
rectangle('Position',[234.375 -484.375 15.625 15.625], 'FaceColor',[1 1 1]);
rectangle('Position',[218.75 -500 15.625 15.625], 'FaceColor',[0 0 0]);
rectangle('Position',[234.375 -500 15.625 15.625], 'FaceColor',[0 0 0]);
rectangle('Position',[281.25 -265.625 15.625 15.625], 'FaceColor',[0 0 0]);
rectangle('Position',[296.875 -265.625 15.625 15.625], 'FaceColor',[0 0 0]);
rectangle('Position',[281.25 -281.25 15.625 15.625], 'FaceColor',[0 0 0]);
rectangle('Position',[296.875 -281.25 15.625 15.625], 'FaceColor',[1 1 1]);
rectangle('Position',[281.25 -296.875 15.625 15.625], 'FaceColor',[0 0 0]);
rectangle('Position',[296.875 -296.875 15.625 15.625], 'FaceColor',[1 1 1]);
rectangle('Position',[281.25 -312.5 15.625 15.625], 'FaceColor',[0 0 0]);
rectangle('Position',[296.875 -312.5 15.625 15.625], 'FaceColor',[1 1 1]);
rectangle('Position',[312.5 -265.625 15.625 15.625], 'FaceColor',[0 0 0]);
rectangle('Position',[328.125 -265.625 15.625 15.625], 'FaceColor',[1 1 1]);
rectangle('Position',[312.5 -281.25 15.625 15.625], 'FaceColor',[1 1 1]);
rectangle('Position',[328.125 -281.25 15.625 15.625], 'FaceColor',[1 1 1]);
rectangle('Position',[250 -328.125 15.625 15.625], 'FaceColor',[0 0 0]);
rectangle('Position',[265.625 -328.125 15.625 15.625], 'FaceColor',[0 0 0]);
rectangle('Position',[250 -343.75 15.625 15.625], 'FaceColor',[1 1 1]);
rectangle('Position',[265.625 -343.75 15.625 15.625], 'FaceColor',[1 1 1]);
rectangle('Position',[281.25 -328.125 15.625 15.625], 'FaceColor',[0 0 0]);
rectangle('Position',[296.875 -328.125 15.625 15.625], 'FaceColor',[1 1 1]);
rectangle('Position',[281.25 -343.75 15.625 15.625], 'FaceColor',[1 1 1]);
rectangle('Position',[296.875 -343.75 15.625 15.625], 'FaceColor',[1 1 1]);
rectangle('Position',[437.5 -265.625 15.625 15.625], 'FaceColor',[1 1 1]);
rectangle('Position',[453.125 -265.625 15.625 15.625], 'FaceColor',[0 0 0]);
rectangle('Position',[437.5 -281.25 15.625 15.625], 'FaceColor',[1 1 1]);
rectangle('Position',[453.125 -281.25 15.625 15.625], 'FaceColor',[0 0 0]);
rectangle('Position',[468.75 -296.875 15.625 15.625], 'FaceColor',[1 1 1]);
rectangle('Position',[484.375 -296.875 15.625 15.625], 'FaceColor',[0 0 0]);
rectangle('Position',[468.75 -312.5 15.625 15.625], 'FaceColor',[1 1 1]);
rectangle('Position',[484.375 -312.5 15.625 15.625], 'FaceColor',[0 0 0]);
rectangle('Position',[468.75 -328.125 15.625 15.625], 'FaceColor',[1 1 1]);
rectangle('Position',[484.375 -328.125 15.625 15.625], 'FaceColor',[0 0 0]);
rectangle('Position',[468.75 -343.75 15.625 15.625], 'FaceColor',[1 1 1]);
rectangle('Position',[484.375 -343.75 15.625 15.625], 'FaceColor',[0 0 0]);
rectangle('Position',[250 -390.625 15.625 15.625], 'FaceColor',[0 0 0]);
rectangle('Position',[265.625 -390.625 15.625 15.625], 'FaceColor',[0 0 0]);
rectangle('Position',[250 -406.25 15.625 15.625], 'FaceColor',[1 1 1]);
rectangle('Position',[265.625 -406.25 15.625 15.625], 'FaceColor',[0 0 0]);
rectangle('Position',[250 -421.875 15.625 15.625], 'FaceColor',[1 1 1]);
rectangle('Position',[265.625 -421.875 15.625 15.625], 'FaceColor',[0 0 0]);
rectangle('Position',[250 -437.5 15.625 15.625], 'FaceColor',[1 1 1]);
rectangle('Position',[265.625 -437.5 15.625 15.625], 'FaceColor',[0 0 0]);
rectangle('Position',[312.5 -421.875 15.625 15.625], 'FaceColor',[1 1 1]);
rectangle('Position',[328.125 -421.875 15.625 15.625], 'FaceColor',[1 1 1]);
rectangle('Position',[312.5 -437.5 15.625 15.625], 'FaceColor',[0 0 0]);
rectangle('Position',[328.125 -437.5 15.625 15.625], 'FaceColor',[0 0 0]);
rectangle('Position',[343.75 -421.875 15.625 15.625], 'FaceColor',[1 1 1]);
rectangle('Position',[359.375 -421.875 15.625 15.625], 'FaceColor',[1 1 1]);
rectangle('Position',[343.75 -437.5 15.625 15.625], 'FaceColor',[0 0 0]);
rectangle('Position',[359.375 -437.5 15.625 15.625], 'FaceColor',[1 1 1]);
rectangle('Position',[250 -453.125 15.625 15.625], 'FaceColor',[1 1 1]);
rectangle('Position',[265.625 -453.125 15.625 15.625], 'FaceColor',[0 0 0]);
rectangle('Position',[250 -468.75 15.625 15.625], 'FaceColor',[1 1 1]);
rectangle('Position',[265.625 -468.75 15.625 15.625], 'FaceColor',[0 0 0]);
rectangle('Position',[250 -484.375 15.625 15.625], 'FaceColor',[1 1 1]);
rectangle('Position',[265.625 -484.375 15.625 15.625], 'FaceColor',[0 0 0]);
rectangle('Position',[250 -500 15.625 15.625], 'FaceColor',[0 0 0]);
rectangle('Position',[265.625 -500 15.625 15.625], 'FaceColor',[0 0 0]);
rectangle('Position',[312.5 -453.125 15.625 15.625], 'FaceColor',[0 0 0]);
rectangle('Position',[328.125 -453.125 15.625 15.625], 'FaceColor',[0 0 0]);
rectangle('Position',[312.5 -468.75 15.625 15.625], 'FaceColor',[1 1 1]);
rectangle('Position',[328.125 -468.75 15.625 15.625], 'FaceColor',[1 1 1]);
rectangle('Position',[343.75 -453.125 15.625 15.625], 'FaceColor',[0 0 0]);
rectangle('Position',[359.375 -453.125 15.625 15.625], 'FaceColor',[1 1 1]);
rectangle('Position',[343.75 -468.75 15.625 15.625], 'FaceColor',[1 1 1]);
rectangle('Position',[359.375 -468.75 15.625 15.625], 'FaceColor',[1 1 1]);
rectangle('Position',[312.5 -484.375 15.625 15.625], 'FaceColor',[1 1 1]);
rectangle('Position',[328.125 -484.375 15.625 15.625], 'FaceColor',[1 1 1]);
rectangle('Position',[312.5 -500 15.625 15.625], 'FaceColor',[0 0 0]);
rectangle('Position',[328.125 -500 15.625 15.625], 'FaceColor',[0 0 0]);
rectangle('Position',[343.75 -484.375 15.625 15.625], 'FaceColor',[1 1 1]);
rectangle('Position',[359.375 -484.375 15.625 15.625], 'FaceColor',[1 1 1]);
rectangle('Position',[343.75 -500 15.625 15.625], 'FaceColor',[0 0 0]);
rectangle('Position',[359.375 -500 15.625 15.625], 'FaceColor',[0 0 0]);
rectangle('Position',[375 -390.625 15.625 15.625], 'FaceColor',[0 0 0]);
rectangle('Position',[390.625 -390.625 15.625 15.625], 'FaceColor',[0 0 0]);
rectangle('Position',[375 -406.25 15.625 15.625], 'FaceColor',[1 1 1]);
rectangle('Position',[390.625 -406.25 15.625 15.625], 'FaceColor',[1 1 1]);
rectangle('Position',[437.5 -390.625 15.625 15.625], 'FaceColor',[0 0 0]);
rectangle('Position',[453.125 -390.625 15.625 15.625], 'FaceColor',[0 0 0]);
rectangle('Position',[437.5 -406.25 15.625 15.625], 'FaceColor',[1 1 1]);
rectangle('Position',[453.125 -406.25 15.625 15.625], 'FaceColor',[1 1 1]);
rectangle('Position',[468.75 -390.625 15.625 15.625], 'FaceColor',[0 0 0]);
rectangle('Position',[484.375 -390.625 15.625 15.625], 'FaceColor',[0 0 0]);
rectangle('Position',[468.75 -406.25 15.625 15.625], 'FaceColor',[1 1 1]);
rectangle('Position',[484.375 -406.25 15.625 15.625], 'FaceColor',[0 0 0]);
rectangle('Position',[468.75 -421.875 15.625 15.625], 'FaceColor',[1 1 1]);
rectangle('Position',[484.375 -421.875 15.625 15.625], 'FaceColor',[0 0 0]);
rectangle('Position',[468.75 -437.5 15.625 15.625], 'FaceColor',[1 1 1]);
rectangle('Position',[484.375 -437.5 15.625 15.625], 'FaceColor',[0 0 0]);
rectangle('Position',[406.25 -453.125 15.625 15.625], 'FaceColor',[0 0 0]);
rectangle('Position',[421.875 -453.125 15.625 15.625], 'FaceColor',[0 0 0]);
rectangle('Position',[406.25 -468.75 15.625 15.625], 'FaceColor',[1 1 1]);
rectangle('Position',[421.875 -468.75 15.625 15.625], 'FaceColor',[1 1 1]);
rectangle('Position',[375 -484.375 15.625 15.625], 'FaceColor',[1 1 1]);
rectangle('Position',[390.625 -484.375 15.625 15.625], 'FaceColor',[1 1 1]);
rectangle('Position',[375 -500 15.625 15.625], 'FaceColor',[0 0 0]);
rectangle('Position',[390.625 -500 15.625 15.625], 'FaceColor',[0 0 0]);
rectangle('Position',[406.25 -484.375 15.625 15.625], 'FaceColor',[1 1 1]);
rectangle('Position',[421.875 -484.375 15.625 15.625], 'FaceColor',[1 1 1]);
rectangle('Position',[406.25 -500 15.625 15.625], 'FaceColor',[0 0 0]);
rectangle('Position',[421.875 -500 15.625 15.625], 'FaceColor',[0 0 0]);
rectangle('Position',[468.75 -453.125 15.625 15.625], 'FaceColor',[1 1 1]);
rectangle('Position',[484.375 -453.125 15.625 15.625], 'FaceColor',[0 0 0]);
rectangle('Position',[468.75 -468.75 15.625 15.625], 'FaceColor',[1 1 1]);
rectangle('Position',[484.375 -468.75 15.625 15.625], 'FaceColor',[0 0 0]);
rectangle('Position',[437.5 -484.375 15.625 15.625], 'FaceColor',[1 1 1]);
rectangle('Position',[453.125 -484.375 15.625 15.625], 'FaceColor',[1 1 1]);
rectangle('Position',[437.5 -500 15.625 15.625], 'FaceColor',[0 0 0]);
rectangle('Position',[453.125 -500 15.625 15.625], 'FaceColor',[0 0 0]);
rectangle('Position',[468.75 -484.375 15.625 15.625], 'FaceColor',[1 1 1]);
rectangle('Position',[484.375 -484.375 15.625 15.625], 'FaceColor',[0 0 0]);
rectangle('Position',[468.75 -500 15.625 15.625], 'FaceColor',[0 0 0]);
rectangle('Position',[484.375 -500 15.625 15.625], 'FaceColor',[0 0 0]);
X=[466,437.5,421.875,406.25,406.25,375,350,312.5,296.875,281.25,265.625,250,250,218.75,187.5,156.25,125,93.75,93.75,93.75,93.75,93.75,78.125,62.5,33,33];
Y=[-466,-462.5,-456.25,-453.125,-437.5,-406.25,-375,-343.75,-343.75,-343.75,-337.5,-328.125,-312.5,-281.25,-250,-218.75,-187.5,-156.25,-125,-109.375,-93.75,-78.125,-62.5,-62.5,-33,-33];
hold on;
plot(X,Y,'r');
plot(X,Y,'bo');
legend('670.593','Location','southoutside');
